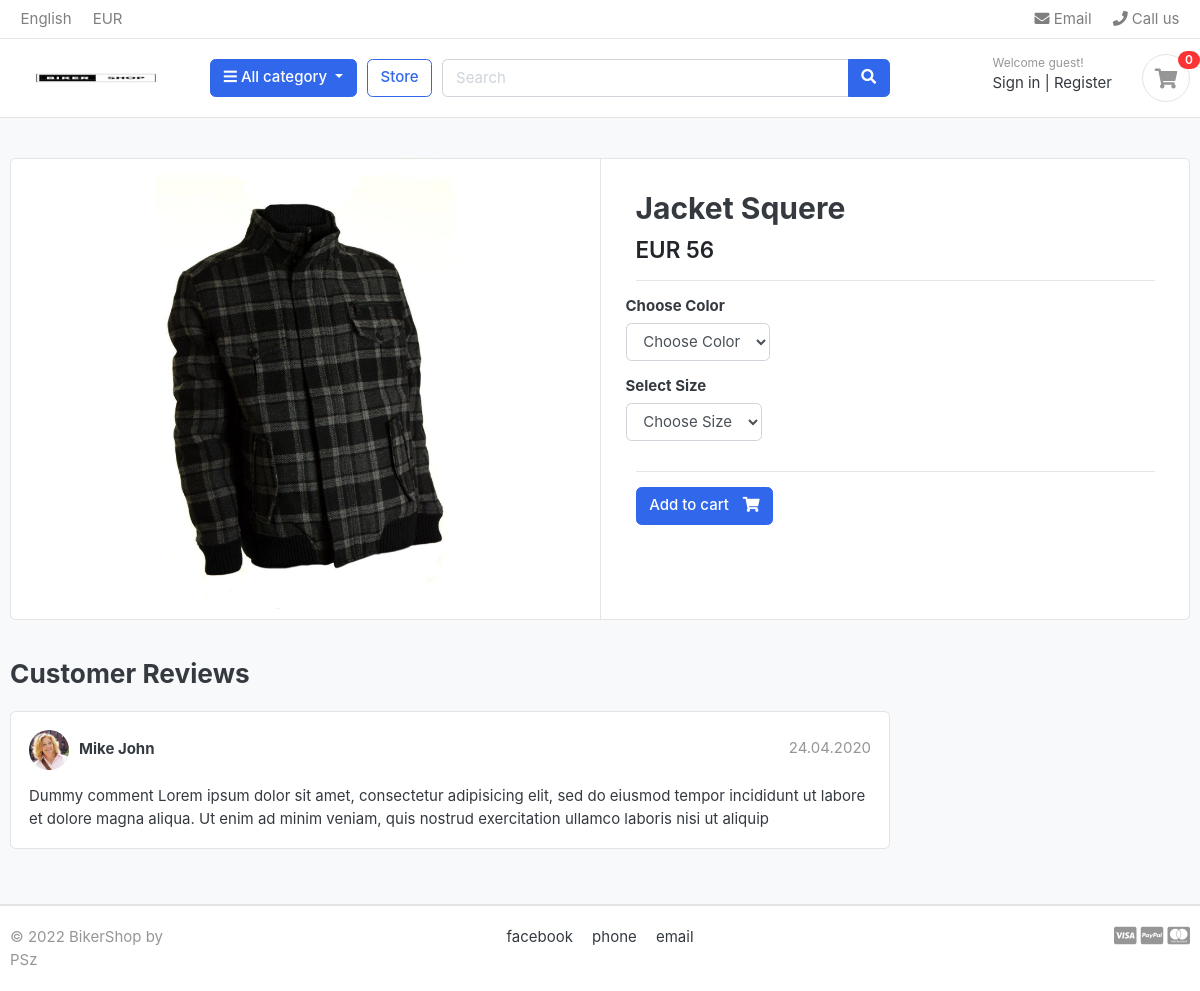
The app's page /store/category/jackets/jacket-squere/, older data.
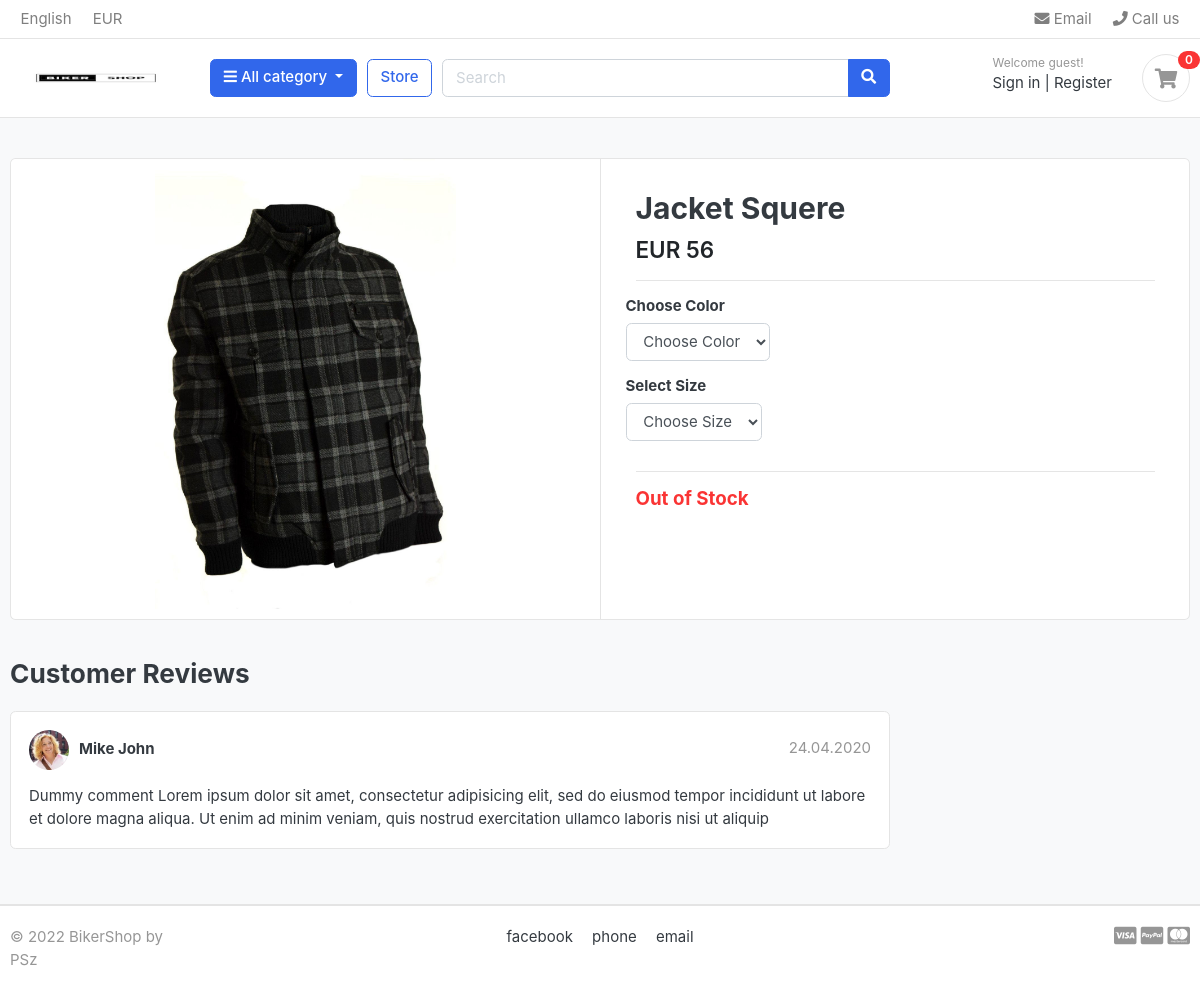
The same page, newer data.
### store/views.py (the view)
# urls.py: path('category/<slug:category_slug>/<slug:product_slug>/', views.product_detail, name='product_detail'),
def product_detail(request, category_slug, product_slug):
    try:
        single_product = Product.objects.get(category__slug=category_slug, slug=product_slug)
        in_cart = CartItem.objects.filter(cart__cart_id=_cart_id(request), product=single_product).exists()
    except Exception as e:
        raise e
    context = {
        'single_product': single_product,
        'in_cart'       : in_cart,
    }
    return render(request, 'store/product_detail.html', context)

### carts/context_processors.py (called while the page is built)
def counter(request):
    cart_count = 0
    if 'admin' in request.path:
        return {}
    else:
        try:
            cart = Cart.objects.filter(cart_id=_cart_id(request))
            cart_items = CartItem.objects.all().filter(cart=cart[:1])
            for cart_item in cart_items:
                cart_count += cart_item.quantity
        except Cart.DoesNotExist:
            cart_count = 0
    return dict(cart_count=cart_count)

### carts/views.py (called while the page is built)
def _cart_id(request):
    cart = request.session.session_key
    if not cart:
        cart = request.session.create()
    return cart

### category/context_processors.py (called while the page is built)
def menu_links(request):
    links = Category.objects.all()
    return dict(links=links)

### category/models.py (called while the page is built)
    def get_url(self):
        return reverse('products_by_category', args=[self.slug])

### templates/store/product_detail.html (shortened to what this page needs)
{% extends 'base.html' %}
{% load static %}
{% block content %}
<section class="section-content padding-y bg">
    <div class="container">
    <div class="card">
        <div class="row no-gutters">
            <aside class="col-md-6">
    <article class="gallery-wrap">
        <div class="img-big-wrap">
           <a href="#"><img src="{{ single_product.images.url }}"></a>
        </div>
    </article>
            </aside>
            <main class="col-md-6 border-left">
              <form action="{% url 'add_cart'  single_product.id %}" method="GET">
                <article class="content-body">
                <h2 class="title">{{ single_product.product_name }}</h2>
                <div class="mb-3">
                    <var class="price h4">EUR {{ single_product.price }}</var>
                </div>
                <hr>
                    <div class="row">
                        <div class="item-option-select">
                            <h6>Choose Color</h6>
                            <select name="color" class="form-control" required>
                              <option value="" disabled selected>Choose Color</option>
                            </select>
                        </div>
                    </div>
                    <div class="row">
                        <div class="item-option-select">
                            <h6>Select Size</h6>
                            <select name="size" class="form-control" required>
                              <option value="" disabled selected>Choose Size</option>
                            </select>
                        </div>
                    </div>
                    <hr>
                    {% if single_product.stock <= 0 %}
                    <h5 class="text-danger">Out of Stock</h5>
                    {% else %}
                      {% if in_cart %}
                      <a href="#" class="btn  btn-success"> <span class="text">Added to Cart</span> <i class="fas fa-check"></i>  </a>
                      <a href="{% url 'cart' %}" class="btn  btn-outline-primary"> <span class="text">View Cart</span> <i class="fas fa-eye"></i>  </a>
                      {% else %}
                      <button typ="submit" class="btn  btn-primary"> <span class="text">Add to cart</span> <i class="fas fa-shopping-cart"></i>  </button>
                      {% endif %}
                    {% endif %}
                </article>
              </form>
            </main>
        </div>
    </div>
    <br>
    <div class="row">
                <div class="col-md-9">
        <header class="section-heading">
            <h3>Customer Reviews </h3>
        </header>
        <article class="box mb-3">
            <div class="icontext w-100">
                <img src="{% static './images/avatars/avatar1.jpg' %}" class="img-xs icon rounded-circle">
                <div class="text">
                    <span class="date text-muted float-md-right">24.04.2020 </span>
                    <h6 class="mb-1">Mike John </h6>
                </div>
            </div>
            <div class="mt-3">
                <p>
                    Dummy comment Lorem ipsum dolor sit amet, consectetur adipisicing elit, sed do eiusmod
                    tempor incididunt ut labore et dolore magna aliqua. Ut enim ad minim veniam,
                    quis nostrud exercitation ullamco laboris nisi ut aliquip
                </p>
            </div>
        </article>
        </div>
    </div>
    </div>
    </section>
{% endblock %}

Row changes from the older to the newer data that the page shows:
changed Product "Jacket Squere": stock 34 → 0 (drawn)
Text that changed along with them:
text no longer shown: "Add to cart"
text now shown: "Out of Stock"
